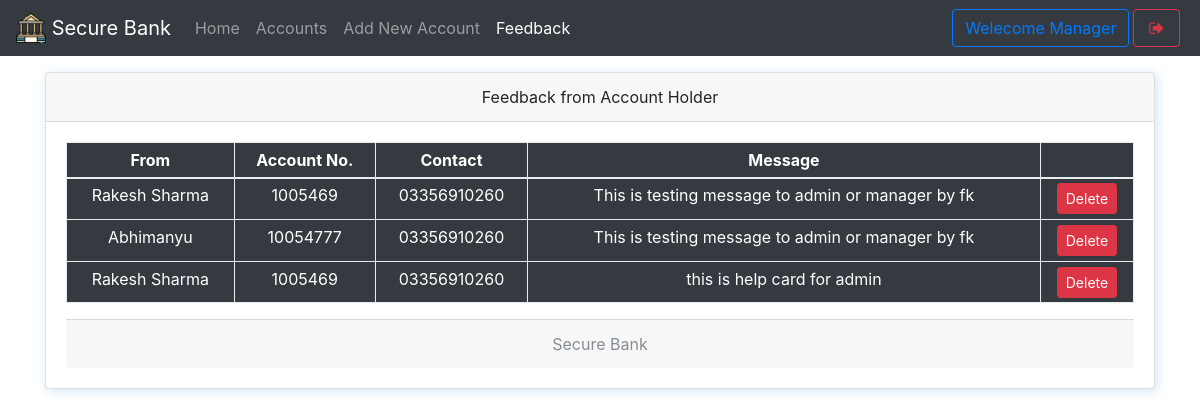
Screenshot of /mfeedback.php (signed in) with the database file from the repository.
### tables this page shows
CREATE TABLE `useraccounts` (
  `id` int(11) NOT NULL,
  `email` text NOT NULL,
  `password` text NOT NULL,
  `name` varchar(111) NOT NULL,
  `balance` varchar(111) NOT NULL,
  `cnic` varchar(111) NOT NULL,
  `number` varchar(111) NOT NULL,
  `city` varchar(111) NOT NULL,
  `address` varchar(111) NOT NULL,
  `source` varchar(111) NOT NULL,
  `accountNo` varchar(111) NOT NULL,
  `branch` varchar(111) NOT NULL,
  `accountType` varchar(111) NOT NULL,
  `date` timestamp NOT NULL DEFAULT CURRENT_TIMESTAMP
);

CREATE TABLE `feedback` (
  `feedbackId` int(11) NOT NULL,
  `message` text NOT NULL,
  `userId` double NOT NULL,
  `date` timestamp NOT NULL DEFAULT CURRENT_TIMESTAMP
);

### mfeedback.php (the view, shortened to what this page needs)
<!DOCTYPE html>
<html>
<head>
  <?php require 'assets/autoloader.php'; ?>
  <?php require 'assets/function.php'; ?>
</head>
<body style="background-size: 100%" class="bg-gradient-seconday">
<nav class="navbar navbar-expand-lg navbar-dark bg-dark fixed-top">
 <a class="navbar-brand" href="#">
    <img src="images/logo.png" style="object-fit:cover;object-position:center center" width="30" height="30" class="d-inline-block align-top" alt="">
   <?php echo bankname; ?>
  </a>
  <div class="collapse navbar-collapse" id="navbarSupportedContent">
    <ul class="navbar-nav mr-auto">
      <li class="nav-item ">
        <a class="nav-link " href="mindex.php">Home <span class="sr-only">(current)</span></a>
      </li>
      <li class="nav-item ">  <a class="nav-link" href="maccounts.php">Accounts</a></li>
      <li class="nav-item ">  <a class="nav-link" href="maddnew.php">Add New Account</a></li>
      <li class="nav-item active">  <a class="nav-link" href="mfeedback.php">Feedback</a></li>
    </ul>
    <?php include 'msideButton.php'; ?>
  </div>
</nav><br><br><br>
<div class="container">
<div class="card w-100 text-center shadowBlue">
  <div class="card-header">
    Feedback from Account Holder
  </div>
  <div class="card-body">
   <table class="table table-bordered table-sm bg-dark text-white">
  <thead>
    <tr>
      <th scope="col">From</th>
      <th scope="col">Account No.</th>
      <th scope="col">Contact</th>
      <th scope="col">Message</th>
      <th scope="col"></th>
    </tr>
  </thead>
  <tbody>
    <?php
      $array = $con->query("select * from useraccounts,feedback where useraccounts.id = feedback.userId");
      if ($array->num_rows > 0)
      {
        while ($row = $array->fetch_assoc())
        {
    ?>
      <tr>
        <td><?php echo $row['name'] ?></td>
        <td><?php echo $row['accountNo'] ?></td>
        <td><?php echo $row['number'] ?></td>
        <td><?php echo $row['message'] ?></td>
        <td>
          <a href="mfeedback.php?delete=<?php echo $row['feedbackId'] ?>" class='btn btn-danger btn-sm' data-toggle='tooltip' title="Delete this Message">Delete</a>
        </td>
      </tr>
    <?php
        }
      }
     ?>
  </tbody>
</table>
  <div class="card-footer text-muted">
    <?php echo bankname; ?>
  </div>
</div>
</body>
</html>

### css/custom.css (style rules this page uses)
.shadowBlue { box-shadow: 2px 2px 11px #75b3e759 }

### rows the page displays
useraccounts: name "Rakesh Sharma", accountNo "1005469", number "03356910260", feedback.message "This is testing message to admin or manager by fk", feedback.message "this is help card for admin"
useraccounts: name "Abhimanyu", accountNo "10054777", number "03356910260", feedback.message "This is testing message to admin or manager by fk"

### other values shown
bankname "Secure Bank"
